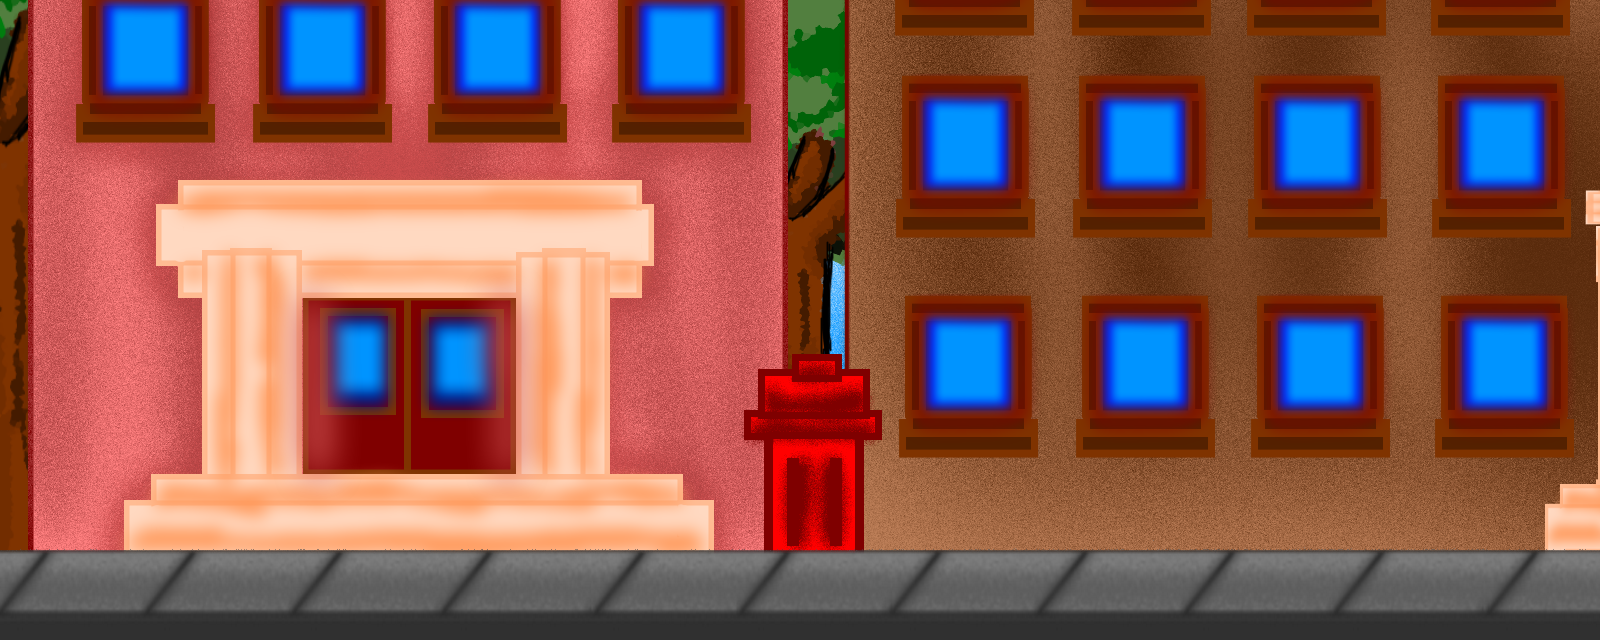

Below is a game level as drawn by its tile map, then a one-line description and the .tmx file that defines it, in full:
An orthogonal 50x20 tile map with 32x32 px tiles, 1 tile layer (Tile Layer 1), 3 tilesets and 10 objects.

<map version="1.0" orientation="orthogonal" renderorder="right-down" width="50" height="20" tilewidth="32" tileheight="32" nextobjectid="29">
 <tileset firstgid="1" name="sidewalk" tilewidth="32" tileheight="32" tilecount="16" columns="4">
  <image source="sidewalk.png" width="133" height="132" />
 </tileset>
 <tileset firstgid="17" name="Black thing tile" tilewidth="32" tileheight="32" tilecount="1" columns="1">
  <image source="Black thing tile.png" width="32" height="32" />
 </tileset>
 <tileset firstgid="18" name="bg1" tilewidth="32" tileheight="32" tilecount="2730" columns="70">
  <image source="../image/Backgrounds/bg1.png" width="2250" height="1250" />
 </tileset>
 <layer name="Tile Layer 1" width="50" height="20">
  <data encoding="csv">
298,299,300,301,302,303,304,305,306,307,308,309,310,311,312,313,314,315,316,317,318,319,320,321,322,323,324,325,326,327,328,329,330,331,332,333,334,335,336,337,338,339,340,341,342,343,344,345,346,347,
368,369,370,371,372,373,374,375,376,377,378,379,380,381,382,383,384,385,386,387,388,389,390,391,392,393,394,395,396,397,398,399,400,401,402,403,404,405,406,407,408,409,410,411,412,413,414,415,416,417,
438,439,440,441,442,443,444,445,446,447,448,449,450,451,452,453,454,455,456,457,458,459,460,461,462,463,464,465,466,467,468,469,470,471,472,473,474,475,476,477,478,479,480,481,482,483,484,485,486,487,
508,509,510,511,512,513,514,515,516,517,518,519,520,521,522,523,524,525,526,527,528,529,530,531,532,533,534,535,536,537,538,539,540,541,542,543,544,545,546,547,548,549,550,551,552,553,554,555,556,557,
578,579,580,581,582,583,584,585,586,587,588,589,590,591,592,593,594,595,596,597,598,599,600,601,602,603,604,605,606,607,608,609,610,611,612,613,614,615,616,617,618,619,620,621,622,623,624,625,626,627,
648,649,650,651,652,653,654,655,656,657,658,659,660,661,662,663,664,665,666,667,668,669,670,671,672,673,674,675,676,677,678,679,680,681,682,683,684,685,686,687,688,689,690,691,692,693,694,695,696,697,
718,719,720,721,722,723,724,725,726,727,728,729,730,731,732,733,734,735,736,737,738,739,740,741,742,743,744,745,746,747,748,749,750,751,752,753,754,755,756,757,758,759,760,761,762,763,764,765,766,767,
788,789,790,791,792,793,794,795,796,797,798,799,800,801,802,803,804,805,806,807,808,809,810,811,812,813,814,815,816,817,818,819,820,821,822,823,824,825,826,827,828,829,830,831,832,833,834,835,836,837,
858,859,860,861,862,863,864,865,866,867,868,869,870,871,872,873,874,875,876,877,878,879,880,881,882,883,884,885,886,887,888,889,890,891,892,893,894,895,896,897,898,899,900,901,902,903,904,905,906,907,
928,929,930,931,932,933,934,935,936,937,938,939,940,941,942,943,944,945,946,947,948,949,950,951,952,953,954,955,956,957,958,959,960,961,962,963,964,965,966,967,968,969,970,971,972,973,974,975,976,977,
998,999,1000,1001,1002,1003,1004,1005,1006,1007,1008,1009,1010,1011,1012,1013,1014,1015,1016,1017,1018,1019,1020,1021,1022,1023,1024,1025,1026,1027,1028,1029,1030,1031,1032,1033,1034,1035,1036,1037,1038,1039,1040,1041,1042,1043,1044,1045,1046,1047,
1068,1069,1070,1071,1072,1073,1074,1075,1076,1077,1078,1079,1080,1081,1082,1083,1084,1085,1086,1087,1088,1089,1090,1091,1092,1093,1094,1095,1096,1097,1098,1099,1100,1101,1102,1103,1104,1105,1106,1107,1108,1109,1110,1111,1112,1113,1114,1115,1116,1117,
1138,1139,1140,1141,1142,1143,1144,1145,1146,1147,1148,1149,1150,1151,1152,1153,1154,1155,1156,1157,1158,1159,1160,1161,1162,1163,1164,1165,1166,1167,1168,1169,1170,1171,1172,1173,1174,1175,1176,1177,1178,1179,1180,1181,1182,1183,1184,1185,1186,1187,
1208,1209,1210,1211,1212,1213,1214,1215,1216,1217,1218,1219,1220,1221,1222,1223,1224,1225,1226,1227,1228,1229,1230,1231,1232,1233,1234,1235,1236,1237,1238,1239,1240,1241,1242,1243,1244,1245,1246,1247,1248,1249,1250,1251,1252,1253,1254,1255,1256,1257,
1278,1279,1280,1281,1282,1283,1284,1285,1286,1287,1288,1289,1290,1291,1292,1293,1294,1295,1296,1297,1298,1299,1300,1301,1302,1303,1304,1305,1306,1307,1308,1309,1310,1311,1312,1313,1314,1315,1316,1317,1318,1319,1320,1321,1322,1323,1324,1325,1326,1327,
1348,1349,1350,1351,1352,1353,1354,1355,1356,1357,1358,1359,1360,1361,1362,1363,1364,1365,1366,1367,1368,1369,1370,1371,1372,1373,1374,1375,1376,1377,1378,1379,1380,1381,1382,1383,1384,1385,1386,1387,1388,1389,1390,1391,1392,1393,1394,1395,1396,1397,
1418,1419,1420,1421,1422,1423,1424,1425,1426,1427,1428,1429,1430,1431,1432,1433,1434,1435,1436,1437,1438,1439,1440,1441,1442,1443,1444,1445,1446,1447,1448,1449,1450,1451,1452,1453,1454,1455,1456,1457,1458,1459,1460,1461,1462,1463,1464,1465,1466,1467,
1488,1489,1490,1491,1492,1493,1494,1495,1496,1497,1498,1499,1500,1501,1502,1503,1504,1505,1506,1507,1508,1509,1510,1511,1512,1513,1514,1515,1516,1517,1518,1519,1520,1521,1522,1523,1524,1525,1526,1527,1528,1529,1530,1531,1532,1533,1534,1535,1536,1537,
1558,1559,1560,1561,1562,1563,1564,1565,1566,1567,1568,1569,1570,1571,1572,1573,1574,1575,1576,1577,1578,1579,1580,1581,1582,1583,1584,1585,1586,1587,1588,1589,1590,1591,1592,1593,1594,1595,1596,1597,1598,1599,1600,1601,1602,1603,1604,1605,1606,1607,
1628,1629,1630,1631,1632,1633,1634,1635,1636,1637,1638,1639,1640,1641,1642,1643,1644,1645,1646,1647,1648,1649,1650,1651,1652,1653,1654,1655,1656,1657,1658,1659,1660,1661,1662,1663,1664,1665,1666,1667,1668,1669,1670,1671,1672,1673,1674,1675,1676,1677
</data>
 </layer>
 <objectgroup name="streetbound">
  <object id="6" x="-4" y="546">
   <polyline points="0,0 1598.97,1.39021 1595.94,87.5834 0,90.364 0,4.17064" />
  </object>
 </objectgroup>
 <objectgroup color="#ff0000" name="fire">
  <object id="17" x="852" y="578">
   <ellipse />
  </object>
  <object id="18" x="916" y="568">
   <ellipse />
  </object>
  <object id="19" x="802" y="600">
   <ellipse />
  </object>
 </objectgroup>
 <objectgroup color="#0000ff" name="people">
  <object id="13" x="602" y="582">
   <ellipse />
  </object>
  <object id="16" x="674" y="580">
   <ellipse />
  </object>
 </objectgroup>
 <objectgroup color="#000000" name="debris">
  <object id="22" x="408" y="568">
   <ellipse />
  </object>
  <object id="23" x="486" y="594">
   <ellipse />
  </object>
 </objectgroup>
 <objectgroup color="#00aa00" name="end">
  <object id="24" x="1573" y="575">
   <ellipse />
  </object>
 </objectgroup>
 <objectgroup color="#ffff00" name="explosion">
  <object id="25" x="1358" y="554" width="20" height="20">
   <ellipse />
  </object>
 </objectgroup>
</map>
